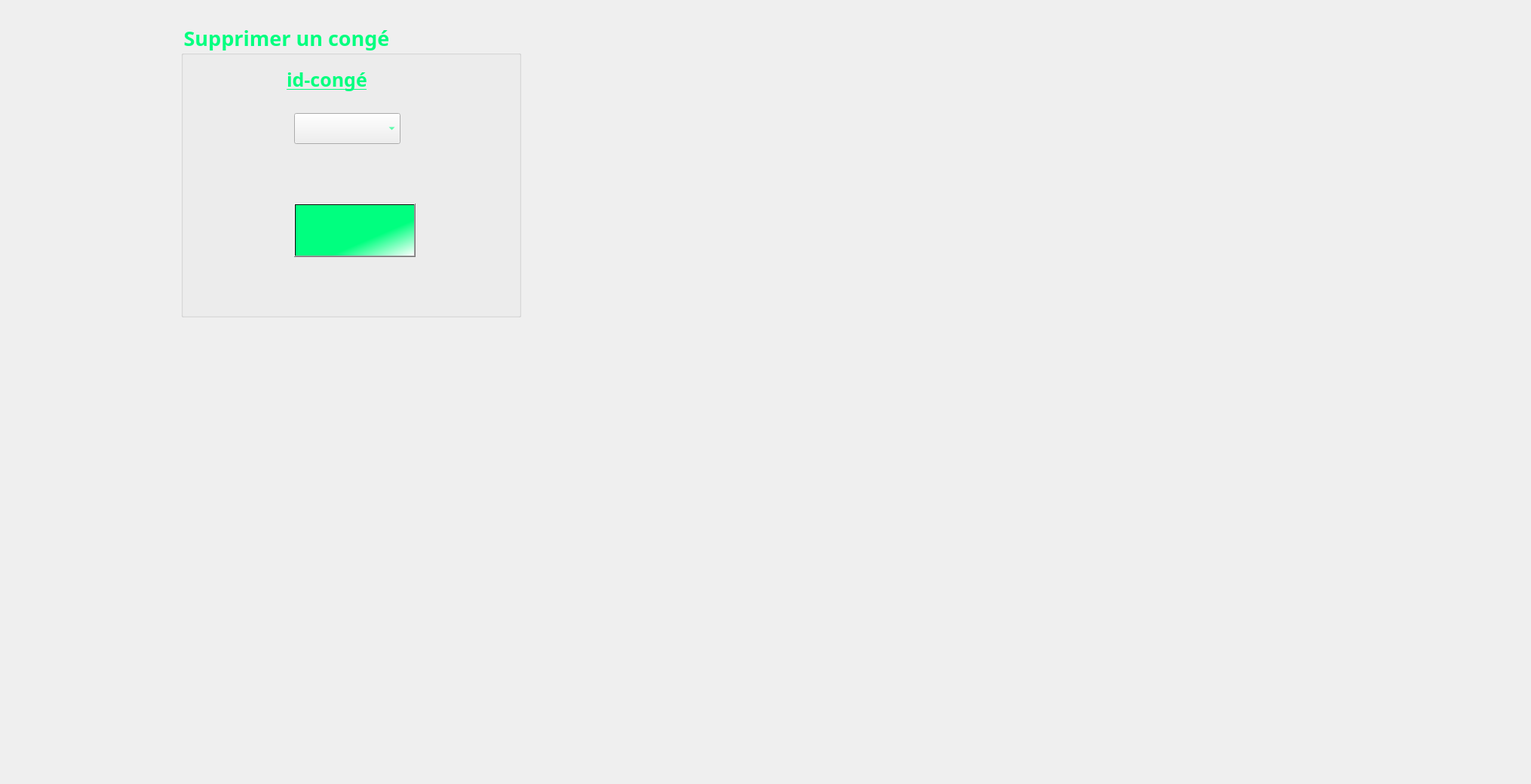
     <widget class="QWidget" name="supprimercong">
      <attribute name="title">
       <string>Supprimer</string>
      </attribute>
      <widget class="QLabel" name="label_photo_4">
       <property name="geometry">
        <rect>
         <x>-850</x>
         <y>-390</y>
         <width>2021</width>
         <height>1031</height>
        </rect>
       </property>
       <property name="text">
        <string/>
       </property>
       <property name="pixmap">
        <pixmap>../imagesQT/suppcongback.jpg</pixmap>
       </property>
      </widget>
      <widget class="QGroupBox" name="groupBox_6">
       <property name="geometry">
        <rect>
         <x>240</x>
         <y>30</y>
         <width>451</width>
         <height>391</height>
        </rect>
       </property>
       <property name="font">
        <font>
         <family>Lucida Calligraphy</family>
         <pointsize>20</pointsize>
         <weight>75</weight>
         <bold>true</bold>
        </font>
       </property>
       <property name="layoutDirection">
        <enum>Qt::LeftToRight</enum>
       </property>
       <property name="styleSheet">
        <string notr="true">
color: rgb(0, 255, 127);

</string>
       </property>
       <property name="title">
        <string>Supprimer un congé</string>
       </property>
       <widget class="QLabel" name="label_43">
        <property name="geometry">
         <rect>
          <x>168</x>
          <y>318</y>
          <width>2101</width>
          <height>2211</height>
         </rect>
        </property>
        <property name="text">
         <string/>
        </property>
        <property name="pixmap">
         <pixmap>../Documents/temp/macaron.jpg</pixmap>
        </property>
       </widget>
       <widget class="QLabel" name="label_45">
        <property name="geometry">
         <rect>
          <x>140</x>
          <y>50</y>
          <width>171</width>
          <height>51</height>
         </rect>
        </property>
        <property name="font">
         <font>
          <family>Lucida Calligraphy</family>
          <pointsize>19</pointsize>
          <weight>75</weight>
          <bold>true</bold>
          <underline>true</underline>
         </font>
        </property>
        <property name="text">
         <string>id-congé</string>
        </property>
       </widget>
       <widget class="QLabel" name="label_46">
        <property name="geometry">
         <rect>
          <x>-190</x>
          <y>40</y>
          <width>991</width>
          <height>481</height>
         </rect>
        </property>
        <property name="text">
         <string/>
        </property>
        <property name="pixmap">
         <pixmap>../Documents/temp/154381946_1831634480335042_4446684979299693543_n.jpg</pixmap>
        </property>
       </widget>
       <widget class="QPushButton" name="pushButton_supprimerconges">
        <property name="geometry">
         <rect>
          <x>150</x>
          <y>240</y>
          <width>161</width>
          <height>71</height>
         </rect>
        </property>
        <property name="font">
         <font>
          <family>Lucida Calligraphy</family>
          <pointsize>10</pointsize>
          <weight>75</weight>
          <italic>true</italic>
          <bold>true</bold>
          <underline>false</underline>
          <strikeout>false</strikeout>
         </font>
        </property>
        <property name="autoFillBackground">
         <bool>false</bool>
        </property>
        <property name="styleSheet">
         <string notr="true">
background-color:qlineargradient(spread:pad, x1:0, y1:0, x2:1, y2:1, stop:0.648241 rgba(0, 255, 127, 255), stop:1 rgba(255, 255, 255, 255))</string>
        </property>
        <property name="text">
         <string/>
        </property>
        <property name="icon">
         <iconset>
          <normaloff>../imagesQT/pbs.png</normaloff>../imagesQT/pbs.png</iconset>
        </property>
        <property name="iconSize">
         <size>
          <width>100</width>
          <height>121</height>
         </size>
        </property>
       </widget>
       <widget class="QComboBox" name="suppcong">
        <property name="geometry">
         <rect>
          <x>150</x>
          <y>120</y>
          <width>141</width>
          <height>41</height>
         </rect>
        </property>
       </widget>
       <zorder>label_46</zorder>
       <zorder>label_43</zorder>
       <zorder>label_45</zorder>
       <zorder>pushButton_supprimerconges</zorder>
       <zorder>suppcong</zorder>
      </widget>
     </widget>
